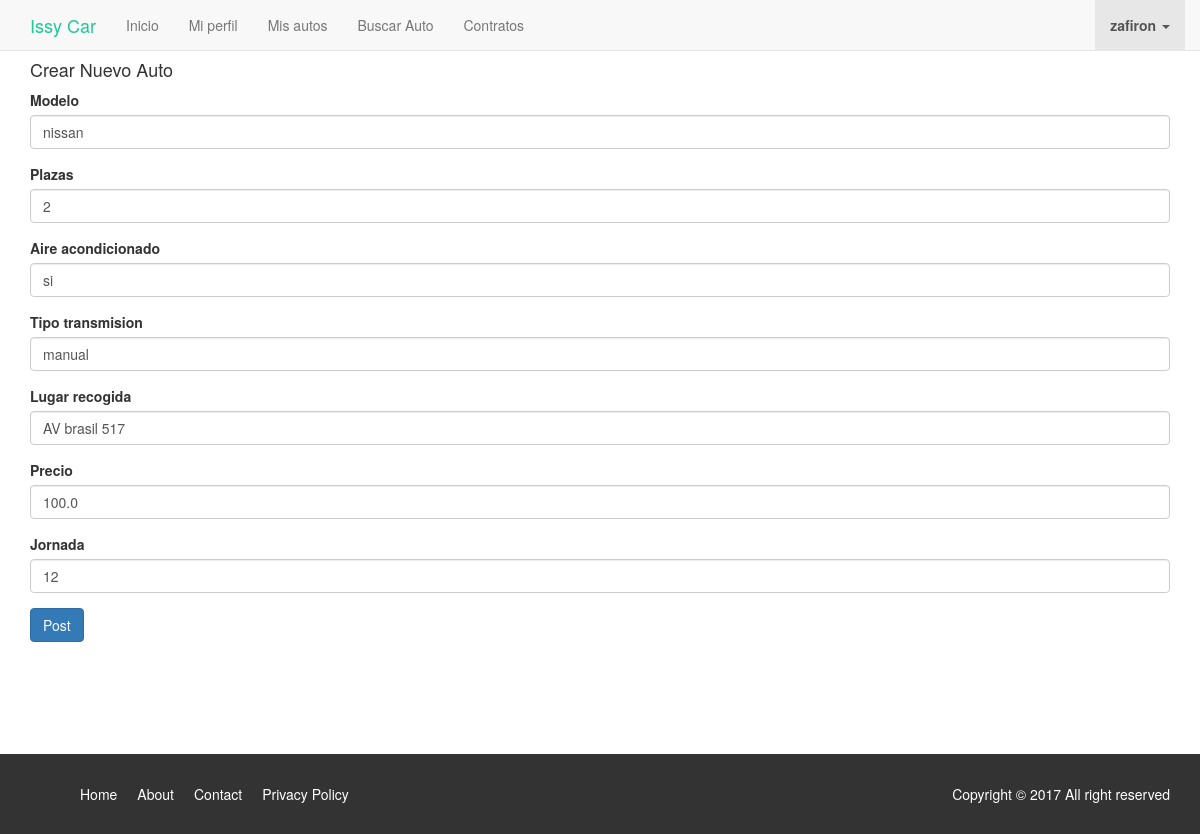
Screenshot of /auto/7/edit/ (signed in) with the database file from the repository.
### auto/models.py (models this page shows, shortened)
class Auto(models.Model):
	user = models.ForeignKey("auth.User",null=True)
	modelo= models.CharField(max_length=264)
	plazas= models.CharField(max_length=264)
	aire_acondicionado= models.CharField(max_length=264)
	tipo_transmision= models.CharField(max_length=264)
	lugar_recogida= models.CharField(max_length=264)
	precio= models.FloatField()
	jornada= models.IntegerField()
	is_alquiled= models.BooleanField(default=False)

### auto/views.py (the view)
# urls.py: url(r'^(?P<pk>\d+)/edit/$',views.AutoUpdateView.as_view(),name="auto_edit"),
class AutoUpdateView(LoginRequiredMixin,UpdateView):
	login_url ="/login/"
	redirect_field_name = "auto/auto_detail.html"
	form_class= AutoForm
	model = Auto

### auto/forms.py
class AutoForm(forms.ModelForm):
	class Meta():
		model = Auto
		exclude = ('user','is_alquiled')
		fields ="__all__"

### auto/templates/auto/auto_form.html (shortened to what this page needs)
{% extends "auto/auto_base.html" %}
{% load bootstrap3 %}
{% block auto_content %}
<h4>Crear Nuevo Auto</h4>
<form method="POST" id="postForm">
	{% bootstrap_form form %}
	<input type="submit" value="Post" class="btn btn-primary btn-large">
</form>
{% endblock %}

### conductor/templates/base.html (shortened to what this page needs)
<!DOCTYPE html>
{% load staticfiles%}
<html lang="en">
<head>
	<link rel="stylesheet" href="https://maxcdn.bootstrapcdn.com/bootstrap/3.3.7/css/bootstrap.min.css">
	<link rel="stylesheet" type="text/css" href="https://cdnjs.cloudflare.com/ajax/libs/medium-editor/5.23.2/css/medium-editor.min.css">
	<link rel="stylesheet" href="https://maxcdn.bootstrapcdn.com/font-awesome/4.7.0/css/font-awesome.min.css">
	<link rel="stylesheet" type="text/css" href="{% static 'css/estilos_general.css'%}">
	<link rel="stylesheet" type="text/css" href="{% static 'css/style_conductor.css'%}">
</head>
<body>
	<nav class="navbar navbar-default navbar-fixed-top">
		<div class="container">
			<div class="navbar-header">
				<a class="navbar-brand em-text" href="{% url 'conductor:buscar_autos' %}">Issy Car</a>
			</div>
			<div id="navbar" class="collapse navbar-collapse">
				<ul class="nav navbar-nav">
					<li><a href="/">Inicio</a></li>
					{% if user.is_authenticated %}
					<li><a href="{% url 'conductor:conductor_info' %}">Mi perfil</a></li>
					<li><a href="{% url 'auto:auto_list'%}">Mis autos</a></li>
					<li><a href="{% url 'conductor:alquilar_auto' %}">Buscar Auto</a></li>
					<li><a href="{% url 'auto:contratos' %}">Contratos</a></li>
				</ul>
				<ul class="nav navbar-nav navbar-right">
					<li class="dropdown active">
					<a href="#" class="dropdown-toggle" data-toggle="dropdown" role="button" aria-expanded="false"><strong>{{user.username}}</strong> <span class="caret"></span></a>
				</ul>
				{% else %}
				<li><a href="{% url 'conductor:alquilar_auto' %}">Buscar Auto</a></li>
				<li><a href="{% url 'accounts:signup' %}" class="btn btn-simple">Registrarse</a></li>
				<li><a href="{% url 'accounts:login' %}" class="btn btn-simple">Ingresar</a></li>
			</ul>
			{% endif%}
		</div>
	</div>
</nav>
{% block content%}
{% endblock %}
<footer class="navbar-bottom">
	<div class="container">
		<div class="row">
			<div class="col-md-6 col-xs-12">
				<ul>
					<li><a href="#">Home</a></li>
					<li><a href="#">About</a></li>
					<li><a href="#">Contact</a></li>
					<li><a href="#">Privacy Policy</a></li>
				</ul>
			</div>
			<div class="col-md-6 col-xs-12">
				<p>Copyright &copy; 2017 All right reserved</p>
			</div>
		</div>
	</div>
</footer>
      </body>
      </html>

### conductor/static/css/estilos_general.css (style rules this page uses)
html { min-height: 100% !important; }
body { padding-top: 50px; min-height: 100% !important; }
.em-text { color:#1cca98 !important; }
footer { background: #333; color: #fff; padding: 30px 0 20px 0; }
footer li { float: left; padding: 0 10px 0 10px; list-style: none; }
footer a { color:#fff; }
footer p { float:right; }

### rows the page displays
Auto: modelo "nissan", plazas "2", aire_acondicionado "si", tipo_transmision "manual", lugar_recogida "AV brasil 517", precio "100.0", jornada "12"

### other values shown
{{ user.username }} "zafiron"
